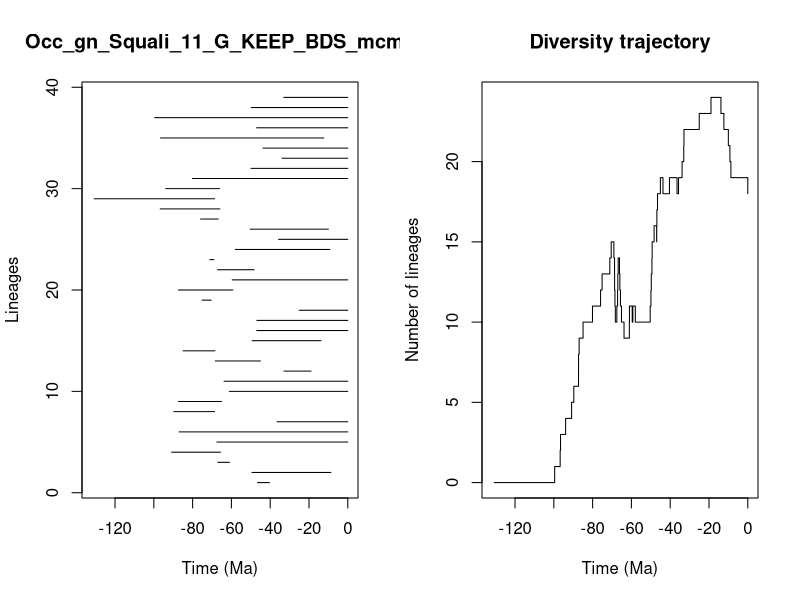

Write R code to recreate this figure.


pdf(file='../Results/Genus/5_MA_bins_EXT_EP_FT/pyrate_mcmc_logs/Occ_gn_Squali_11_G_KEEP_BDS_mcmc_LTT.pdf',width=0.6*20, height=0.6*10)
title = "Occ_gn_Squali_11_G_KEEP_BDS_mcmc"
ts=c(46.53523016057696, 49.40938840932059,67.00735307612834,90.83017205850412,67.5065308231206,86.94810450021397,36.46216160018406,89.69558627399519,87.25755106846185,61.06737002932497,63.801815979144024,32.89998995519367,68.28227281341383,84.92724996765105,49.29835021168292,46.942657158790624,46.86744286088003,25.023024179652573,75.10662000112139,87.26383921891352,59.58424927487458,67.12584324428188,71.1459176563413,57.984816140691166,35.69986077412637,50.322799939701795,75.89727618496947,96.73307652124961,130.75830313132235,93.91613477716248,80.06697686573187,49.93114657907298,33.8747617108558,43.72437606758791,96.54062431744056,46.990772198298,99.55795313977093,49.748443062053774,33.011172238833375)
te=c(40.37677204955129, 8.699677695689543,61.00623815741305,65.64391231433127,0.0,0.0,0.0,68.68988089429774,65.12358998848899,0.0,0.0,18.971137347105564,45.05812084200804,68.48113846590476,13.842185998778298,0.0,0.0,0.0,70.41224883836988,59.26780580897772,0.0,48.29817639106351,69.03954273005272,9.210735878497605,0.0,10.013862022304703,66.82052948761478,65.94440495533243,68.6690581867046,66.15110986359461,0.0,0.0,0.0,0.0,12.331083989169144,0.0,0.0,0.0,0.0)
div_traj=c(0, 1,2,3,4,5,6,7,8,9,10,11,12,13,14,15,14,13,12,11,10,11,12,13,14,13,12,11,10,9,10,11,10,11,10,11,12,13,14,15,16,15,16,17,18,19,18,19,18,19,20,21,22,23,24,23,22,21,20,19,18)
time_events=c(130.75830313132235, 99.55795313977093,96.73307652124961,96.54062431744056,93.91613477716248,90.83017205850412,89.69558627399519,87.26383921891352,87.25755106846185,86.94810450021397,84.92724996765105,80.06697686573187,75.89727618496947,75.10662000112139,71.1459176563413,70.41224883836988,69.03954273005272,68.68988089429774,68.6690581867046,68.48113846590476,68.28227281341383,67.5065308231206,67.12584324428188,67.00735307612834,66.82052948761478,66.15110986359461,65.94440495533243,65.64391231433127,65.12358998848899,63.801815979144024,61.06737002932497,61.00623815741305,59.58424927487458,59.26780580897772,57.984816140691166,50.322799939701795,49.93114657907298,49.748443062053774,49.40938840932059,49.29835021168292,48.29817639106351,46.990772198298,46.942657158790624,46.86744286088003,46.53523016057696,45.05812084200804,43.72437606758791,40.37677204955129,36.46216160018406,35.69986077412637,33.8747617108558,33.011172238833375,32.89998995519367,25.023024179652573,18.971137347105564,13.842185998778298,12.331083989169144,10.013862022304703,9.210735878497605,8.699677695689543,0.0)
                par(mfrow=c(1,2))
                L = length(ts)
                plot(ts, 1:L , xlim=c(-max(ts)-1,0), pch=20, type="n", main=title,xlab="Time (Ma)",ylab="Lineages")
                for (i in 1:L){segments(x0=-te[i],y0=i,x1=-ts[i],y1=i)}    
                t = -time_events
                plot(div_traj ~ t,type="s", main = "Diversity trajectory",xlab="Time (Ma)",ylab="Number of lineages",xlim=c(-max(ts)-1,0))
                abline(v=c(65,200,251,367,445),lty=2,col="gray")
                
